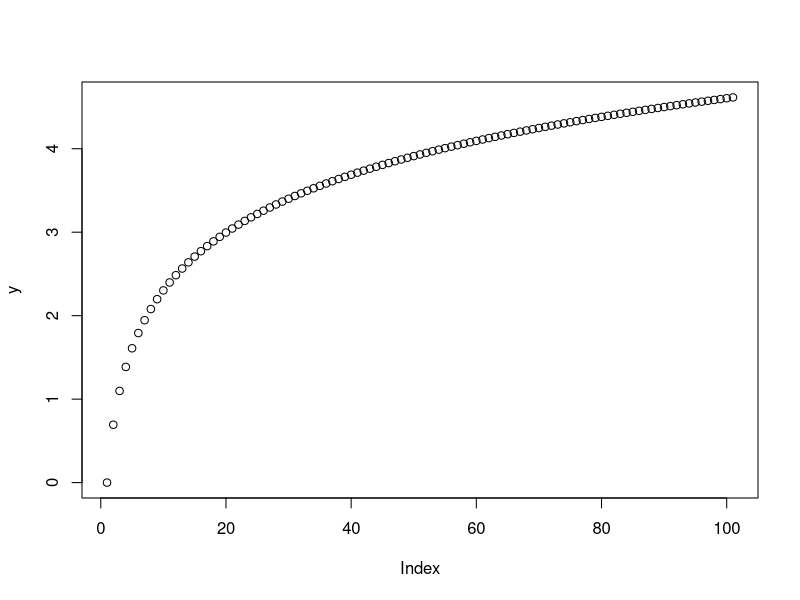
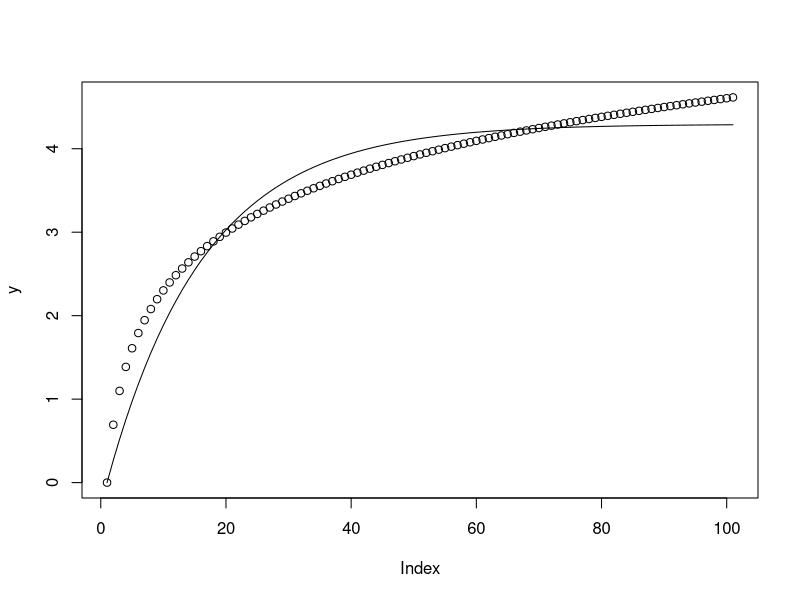

The R script that drew these images, in order:
x <- 0:100
y <- log(x+1) # exponent like function i want to fit to exponential.  replace with your data.
plot(y)

df <- data.frame(x,y)

model <- nls(y ~ a*(1-exp(-k * x)), data = df,
             start = list(k = 2, a = 4))

model

eres <- coef(model)[2]*(1-exp(-coef(model)[1]*x))

plot(y)
lines(eres)